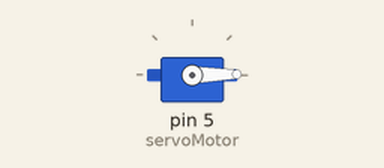
Bench run of a sketch on a simulated Arduino Uno, built with avr-gcc and run on an emulated ATmega328P. On the bench: servo.

Above: at 0.05 s.
At 1.25 s:
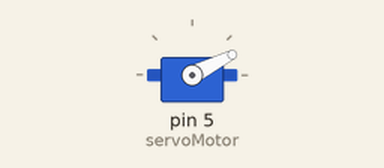
At 2.5 s:
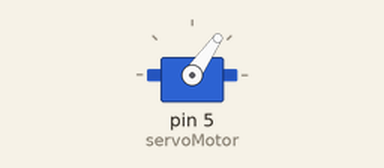
At 5.0 s:
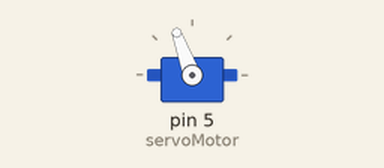
Timing chart, 0 to 6.5 s (numbered marks = the images above):
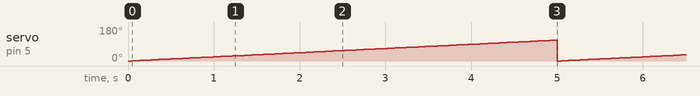

The sketch:

servo_v1.ino
```cpp
#include <Servo.h>

Servo servoMotor;

int pos = 0;


void setup() {
  servoMotor.attach(5);

}

void loop() {
  for (pos = 0; pos <= 110; pos += 1){
    servoMotor.write(pos);
    delay(45);
  }

}
```

Measured:
- by itself, servo on pin 5 (servoMotor): ramps from 0° to 110° and jumps back, once every 5.0 s
